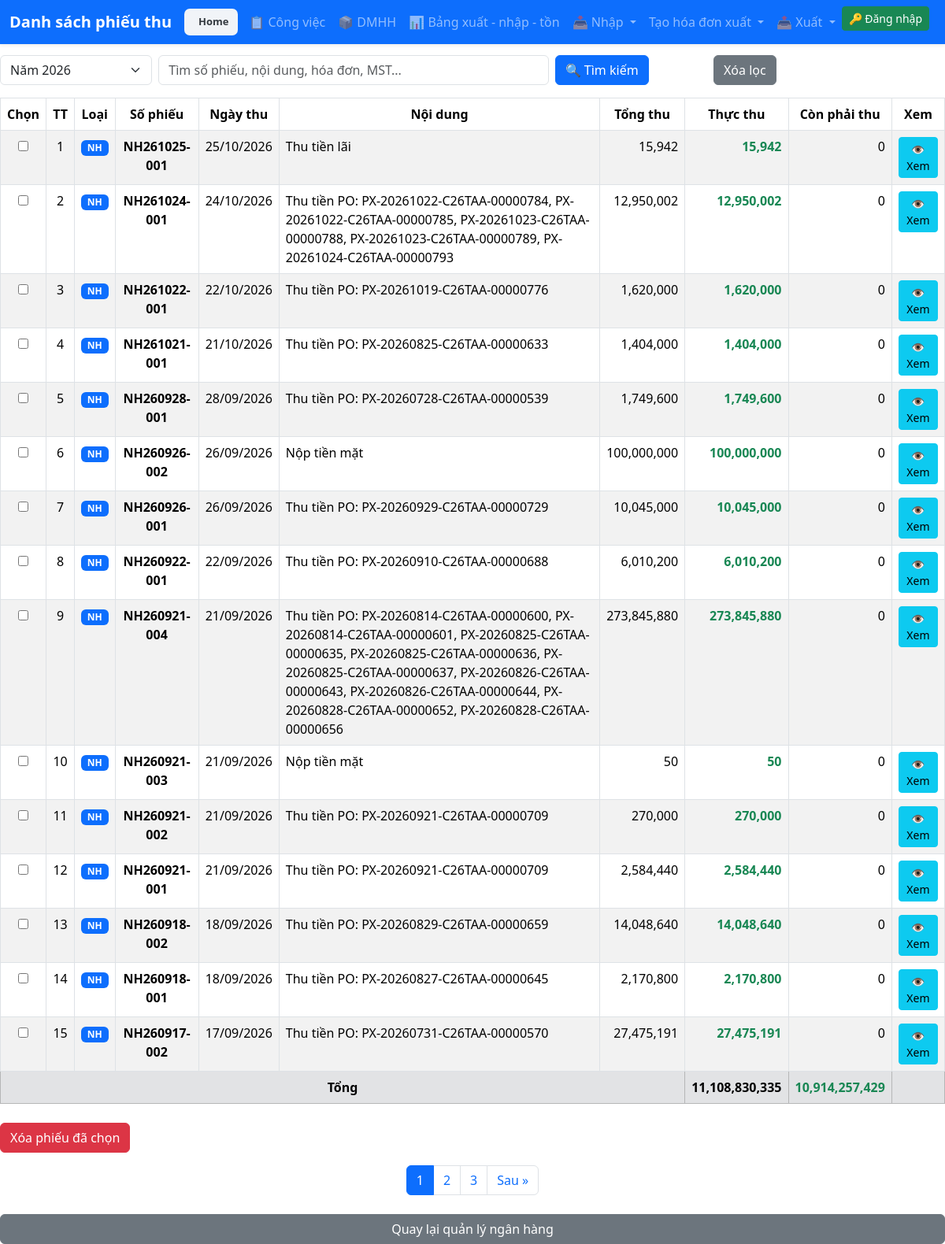
The app's page /invoice/payments/ with its own data.
### invoice_reader_app/models_purchaseorder.py (models this page shows, shortened)
class BankPayment(models.Model):
    purchase_orders = models.ManyToManyField(
        'PurchaseOrder',
        blank=True,
        related_name='bank_payments'
    )
    cost_centers = models.ManyToManyField(        "CostCenter",        blank=True,        related_name="bank_payments",        verbose_name="Trung tâm chi phí"    )
    amount = models.DecimalField(max_digits=20, decimal_places=0, default=0)  # tổng số tiền (hoặc credit)
    debit = models.DecimalField(max_digits=20, decimal_places=0, default=0)
    credit = models.DecimalField(max_digits=20, decimal_places=0, default=0)
    balance = models.DecimalField(max_digits=20, decimal_places=0, default=0)
    customer = models.ForeignKey(        Customer,        null=True,        blank=True,        on_delete=models.SET_NULL    )
    interest_amount = models.DecimalField(        max_digits=18,        decimal_places=0,        default=0    )
    source_payment = models.ForeignKey(        "self",        null=True,        blank=True,        on_delete=models.CASCADE,        related_name="summary_records"    )
    cash_deposit = models.DecimalField(        max_digits=18,        decimal_places=0,        default=0    )
    doc_no = models.CharField(max_length=255, blank=True)
    stt = models.CharField(max_length=50, blank=True, null=True)
    logic_version = models.PositiveSmallIntegerField(        default=1    )
    content = models.TextField(null=True, blank=True)
    payment_date = models.DateField(null=True, blank=True)
    note = models.TextField(null=True, blank=True)
    is_summary = models.BooleanField(default=False)  # True = phiếu tổng hợp, False = phiếu gốc
    bank_doc_no = models.CharField(max_length=255, blank=True)
    related_payment = models.ForeignKey("self",null=True,blank=True,on_delete=models.SET_NULL,related_name="summaries")
    parent_payment = models.ForeignKey(        "self",        null=True,        blank=True,        related_name="summary_children",        on_delete=models.SET_NULL
                                           )

### invoice_reader_app/payment_list.py (the view, shortened to what this page needs)
# urls.py: path('payments/', payment_list, name='payment_list'),
def payment_list(request):
    selected_year = request.GET.get("year")
    if selected_year:
        try:
            request.session["fiscal_year"] = int(selected_year)
        except ValueError:
            pass
    current_year = request.session.get("fiscal_year", datetime.now().year)
    search = request.GET.get("search", "").strip()
    years_qs = (
        BankPayment.objects
        .filter(credit__gt=0, doc_no__startswith='NH')
        .exclude(payment_date__isnull=True)
        .annotate(y=ExtractYear("payment_date"))
        .values_list("y", flat=True)
        .distinct()
    )
    year_list = sorted(set(years_qs) | {current_year})
    payments_qs = (
        BankPayment.objects
        .filter(
            credit__gt=0,
            doc_no__startswith="NH",
            is_summary=True
        )
    )
    if search:
        payments_qs = payments_qs.filter(
            Q(doc_no__icontains=search) |
            Q(content__icontains=search)
        )
    if current_year:
        payments_qs = payments_qs.filter(
            payment_date__year=current_year
        )
    payments_qs = payments_qs.order_by("-doc_no")
    cash_receipts = (
        CashReceipt.objects
        .filter(created_at__year=current_year)
        .select_related("invoice")
        .order_by("-created_at")
    )
    if search:
        cash_receipts = cash_receipts.filter(
            Q(receipt_no__icontains=search) |
            Q(invoice__so_hoa_don__icontains=search)
        )
    grouped = OrderedDict()
    for p in payments_qs:
        key = (p.content, p.doc_no)
        if key not in grouped:
            grouped[key] = {
                "total_amount": p.amount,
                "rows": []
            }
        grouped[key]["rows"].append({
            "id": p.id,
            "doc_no": p.doc_no,
            "payment_date": p.payment_date,
            "credit": p.credit,
        })
    final_payments = []
    for key, data in grouped.items():
        remaining = data["total_amount"]
        first_row = True
        for row in data["rows"]:
            final_payments.append({
                "id": row["id"],
                "type": "bank",
                "doc_no": row["doc_no"],
                "payment_date": row["payment_date"],
                "content": key[0] if first_row else '',
                "amount": data["total_amount"] if first_row else 0,
                "credit": row["credit"],
                "remaining": max(
                    remaining - row["credit"],
                    row["credit"] - remaining
                ),
                "payment_type": "bank",
            })
            remaining -= row["credit"]
            first_row = False
    for c in cash_receipts:
        final_payments.append({
            "id": c.id,
            "type": "cash",
            "doc_no": getattr(c, "receipt_no", f"TM-{c.id:05d}"),
            "payment_date": c.created_at.date(),
            "content": (
                f"Thu tiền mặt HĐ {c.invoice.so_hoa_don}"
                if c.invoice else
                "Thu tiền mặt"
            ),
            "amount": c.amount,
            "credit": c.amount,
            "remaining": Decimal("0"),
            "payment_type": "cash",
        })
    final_payments.sort(
        key=lambda x: (
            x["payment_date"] or datetime.min.date(),
            str(x["doc_no"])
        ),
        reverse=True,
    )
    total_amount = sum(p['amount'] for p in final_payments)
    total_credit = sum(p['credit'] for p in final_payments)
    paginator = Paginator(final_payments, 15)  # 30 dòng/trang
    page = request.GET.get("page")
    try:
        payments = paginator.page(page)
    except PageNotAnInteger:
        payments = paginator.page(1)
    except EmptyPage:
        payments = paginator.page(paginator.num_pages)
    return render(request, "payment_list.html", {
        "payments": payments,
        "total_amount": total_amount,
        "total_credit": total_credit,
        "current_year": current_year,
        "year_list": year_list,
        "search": search,
    })

### invoice_reader_app/context_processors.py (called while the page is built)
def current_fiscal_year(request):
    return {
        "current_year": request.session.get(
            "fiscal_year", datetime.now().year
        )
    }

### invoice_reader_app/templates/payment_list.html (shortened to what this page needs)
{% extends "base.html" %}
{% load humanize %}
{% block navbar_title %}Danh sách phiếu thu{% endblock %}
{% block content %}
            <form method="get" class="row g-2 mb-3">
<div class="col-md-2">
<select name="year" class="form-select">
{% for y in year_list %}
<option value="{{y}}"
{% if y == current_year %}selected{% endif %}>
Năm {{y}}
</option>
{% endfor %}
</select>
</div>
<div class="col-md-5">
<input
type="text"
name="search"
value="{{search}}"
class="form-control"
placeholder="Tìm số phiếu, nội dung, hóa đơn, MST..."
>
</div>
<div class="col-md-2">
<button class="btn btn-primary">
🔍 Tìm kiếm
</button>
</div>
<div class="col-md-2">
<a href="{% url 'payment_list' %}"
class="btn btn-secondary">
Xóa lọc
</a>
</div>
</form>
<form method="post">
    <table class="table table-bordered table-striped text-center">
<thead>
<tr>
    <th>Chọn</th>
    <th>TT</th>
    <th>Loại</th>
    <th>Số phiếu</th>
    <th>Ngày thu</th>
    <th>Nội dung</th>
    <th>Tổng thu</th>
    <th>Thực thu</th>
    <th>Còn phải thu</th>
    <th>Xem</th>
</tr>
</thead>
        <tbody>
{% for payment in payments %}
<tr>
    <td>
        <input
            type="checkbox"
            name="delete_ids"
            value="{{ payment.type }}_{{ payment.id }}">
    </td>
    <td>
        {{ forloop.counter }}
    </td>
    <td>
        {% if payment.payment_type == "cash" %}
            <span class="badge bg-success">TM</span>
        {% else %}
            <span class="badge bg-primary">NH</span>
        {% endif %}
    </td>
    <td class="fw-bold">
        {{ payment.doc_no }}
    </td>
    <td>
        {{ payment.payment_date|date:"d/m/Y" }}
    </td>
    <td class="text-start">
        {{ payment.content }}
    </td>
    <td class="text-end">
        {{ payment.amount|floatformat:0|intcomma }}
    </td>
    <td class="text-end text-success fw-bold">
        {{ payment.credit|floatformat:0|intcomma }}
    </td>
    <td class="text-end
        {% if payment.remaining < 0 %}text-danger{% endif %}">
        {{ payment.remaining|floatformat:0|intcomma }}
    </td>
    <td>
        <a href="{% url 'payment_detail' payment.id %}"
        class="btn btn-sm btn-info">
        👁 Xem
        </a>
    </td>
</tr>
{% empty %}
<tr>
    <td colspan="10" class="text-center">
        Chưa có phiếu thu mới nào
    </td>
</tr>
{% endfor %}
<tr class="fw-bold table-secondary">
    <td colspan="7">
        Tổng
    </td>
    <td class="text-end">
        {{ total_amount|floatformat:0|intcomma }}
    </td>
    <td class="text-end text-success">
        {{ total_credit|floatformat:0|intcomma }}
    </td>
    <td></td>
</tr>
        </tbody>
    </table>
    <button type="submit" class="btn btn-danger mt-2">Xóa phiếu đã chọn</button>
</form>
{% if payments.paginator.num_pages > 1 %}
<nav class="mt-3">
    <ul class="pagination justify-content-center">
        {% for num in payments.paginator.page_range %}
            {% if num == payments.number %}
                <li class="page-item active">
                    <span class="page-link">{{ num }}</span>
                </li>
            {% elif num >= payments.number|add:"-2" and num <= payments.number|add:"2" %}
                <li class="page-item">
                    <a class="page-link"
                       href="?page={{ num }}{% if current_year %}&year={{ current_year }}{% endif %}{% if search %}&search={{ search }}{% endif %}">
                        {{ num }}
                    </a>
                </li>
            {% endif %}
        {% endfor %}
        {% if payments.has_next %}
        <li class="page-item">
            <a class="page-link"
              href="?page={{ payments.next_page_number }}{% if current_year %}&year={{ current_year }}{% endif %}{% if search %}&search={{ search }}{% endif %}">
                Sau »
            </a>
        </li>
        {% endif %}
    </ul>
</nav>
{% endif %}
<a href="{% url 'bank_payments_manage' %}" class="btn btn-secondary mt-2">Quay lại quản lý ngân hàng</a>
{% endblock content %}

### invoice_reader_app/templates/base.html (style rules this page uses)
body { padding-top: 70px; }

### records on screen
BankPayment: doc_no "NH261025-001", payment_date "25/10/2026", content "Thu tiền lãi", amount "15,942", credit "15,942"
BankPayment: doc_no "NH261024-001", payment_date "24/10/2026", content "Thu tiền PO: PX-20261022-C26TAA-00000784, PX-20261022-C26TAA-00000785, PX-20261023-C26TAA-00000788, PX-20261023-C26TAA-00000789, PX-20261024-C26TAA-00000793", amount "12,950,002", credit "12,950,002"
BankPayment: doc_no "NH261022-001", payment_date "22/10/2026", content "Thu tiền PO: PX-20261019-C26TAA-00000776", amount "1,620,000", credit "1,620,000"
BankPayment: doc_no "NH261021-001", payment_date "21/10/2026", content "Thu tiền PO: PX-20260825-C26TAA-00000633", amount "1,404,000", credit "1,404,000"
BankPayment: doc_no "NH260928-001", payment_date "28/09/2026", content "Thu tiền PO: PX-20260728-C26TAA-00000539", amount "1,749,600", credit "1,749,600"
BankPayment: doc_no "NH260926-002", payment_date "26/09/2026", content "Nộp tiền mặt", amount "100,000,000", credit "100,000,000"
BankPayment: doc_no "NH260926-001", payment_date "26/09/2026", content "Thu tiền PO: PX-20260929-C26TAA-00000729", amount "10,045,000", credit "10,045,000"
BankPayment: doc_no "NH260922-001", payment_date "22/09/2026", content "Thu tiền PO: PX-20260910-C26TAA-00000688", amount "6,010,200", credit "6,010,200"
BankPayment: doc_no "NH260921-004", payment_date "21/09/2026", content "Thu tiền PO: PX-20260814-C26TAA-00000600, PX-20260814-C26TAA-00000601, PX-20260825-C26TAA-00000635, PX-20260825-C26TAA-00000636, PX-20260825-C26TAA-00000637, PX-20260826-C26TAA-00000643, PX-20260826-C26TAA-00000644, PX-20260828-C26TAA-00000652, PX-20260828-C26TAA-00000656", amount "273,845,880", credit "273,845,880"
BankPayment: doc_no "NH260921-003", payment_date "21/09/2026", content "Nộp tiền mặt", amount "50", credit "50"
BankPayment: doc_no "NH260921-002", payment_date "21/09/2026", content "Thu tiền PO: PX-20260921-C26TAA-00000709", amount "270,000", credit "270,000"
BankPayment: doc_no "NH260921-001", payment_date "21/09/2026", content "Thu tiền PO: PX-20260921-C26TAA-00000709", amount "2,584,440", credit "2,584,440"
BankPayment: doc_no "NH260918-002", payment_date "18/09/2026", content "Thu tiền PO: PX-20260829-C26TAA-00000659", amount "14,048,640", credit "14,048,640"
BankPayment: doc_no "NH260918-001", payment_date "18/09/2026", content "Thu tiền PO: PX-20260827-C26TAA-00000645", amount "2,170,800", credit "2,170,800"
BankPayment: doc_no "NH260917-002", payment_date "17/09/2026", content "Thu tiền PO: PX-20260731-C26TAA-00000570", amount "27,475,191", credit "27,475,191"

### other values on screen
{{ payment.remaining|floatformat:0|intcomma }} "0" "0" "0" "0" "0" "0" "0" "0" "0" "0" "0" "0" "0" "0" "0"
{{ total_amount|floatformat:0|intcomma }} "11,108,830,335"
{{ total_credit|floatformat:0|intcomma }} "10,914,257,429"
{{ num }} "1"
{{ num }} "2" "3"
